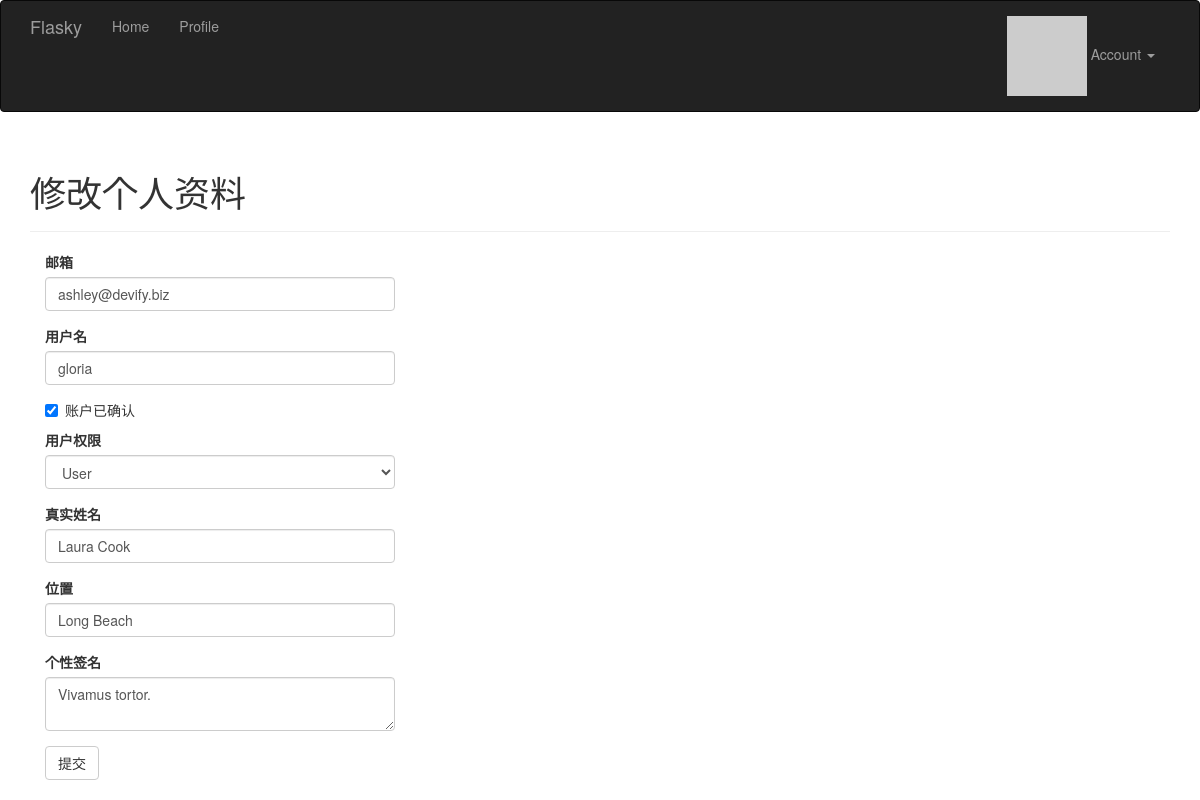
/edit-profile/4 (signed in), run on the app's committed database.
### app/models.py (models this page shows, shortened)
class User(UserMixin, db.Model):
	__tablename__='users'
	id = db.Column(db.Integer,primary_key=True)
	username = db.Column(db.String(64),unique=True,index=True)
	email = db.Column(db.String(64),unique=True,index=True)
	role_id = db.Column(db.Integer,db.ForeignKey('roles.id'))
	password_hash = db.Column(db.String(128))
	confirmed = db.Column(db.Boolean, default=False)
	name = db.Column(db.String(64))
	location = db.Column(db.String(64))
	about_me = db.Column(db.Text())
	member_since = db.Column(db.DateTime(), default=datetime.utcnow)
	last_seen = db.Column(db.DateTime(), default=datetime.utcnow)
	avatar_hash = db.Column(db.String(32))
	posts = db.relationship('Post', backref='author', lazy='dynamic')
	@property
	def password(self):
		raise AttributeError('密码是不可读属性！')
	def gravatar(self, size=100, default='identicon', rating='g'):
		if request.is_secure:
			url = 'https://s.gravatar.com/avatar'
		else:
			url = 'http://www.gravatar.com/avatar'
		hash = hashlib.md5(self.email.encode('utf-8')).hexdigest()
		return '{url}/{hash}?s={size}&d={default}&r={rating}'.format(
			url=url, hash=hash, size=size, default=default, rating=rating)
	def can(self, permissions):
		return self.role is not None and \
		    (self.role.permissions & permissions) == permissions
	def ping(self):
		self.last_seen = datetime.utcnow()
		db.session.add(self)

### app/main/views.py (the view, shortened to what this page needs)
@main.route('/edit-profile/<int:id>', methods=['GET', 'POST'])
@login_required
@admin_required
def edit_profile_admin(id):
    user = User.query.get_or_404(id)
    form = EditProfileAdminForm(user=user)
    form.email.data = user.email
    form.username.data = user.username
    form.confirmed.data = user.confirmed
    form.role.data = user.role_id
    form.name.data = user.name
    form.location.data = user.location
    form.about_me.data = user.about_me
    return render_template('edit-profile.html', form=form, user=user)

### app/main/forms.py (shortened to what this page needs)
class EditProfileAdminForm(FlaskForm):
    email = StringField(u'邮箱',validators=[Required(), Length(1,64),
                                           Email()])
    username = StringField(u'用户名', validators=[
        Required(), Length(1, 64),Regexp('^[A-Za-z][A-Za-z0-9_.]*$', 0,
        u'用户名必须是字母、数字、下划线、点号')])
    confirmed = BooleanField(u'账户已确认')
    role = SelectField(u'用户权限',coerce=int)       #attention selectfield
    name = StringField(u'真实姓名',validators=[Length(0,64)])
    location = StringField(u'位置',validators=[Length(0,64)])
    about_me = TextAreaField(u'个性签名')
    submit = SubmitField(u'提交')
    def __init__(self,user,*args,**kwargs):                #user为当前管理员操作的账户对象
        super(EditProfileAdminForm,self).__init__(*args,**kwargs)
        self.role.choices = [(role.id, role.name)
                             for role in Role.query.order_by(Role.name).all()]
        self.user = user

### app/auth/views.py (called while the page is built)
@auth.before_app_request
def before_request():
	if current_user.is_authenticated:
		current_user.ping()
		if not current_user.confirmed \
			and request.endpoint[:5] != 'auth.':
			return redirect(url_for('auth.unconfirmed'))

### app/main/__init__.py (called while the page is built)
@main.app_context_processor              #把Permission类加入模板上下文
def inject_permissions():
    return dict(Permission=Permission)

### app/models.py (called while the page is built)
@login_manager.user_loader
def load_user(user_id):
	return User.query.get(int(user_id))

### app/templates/edit-profile.html
{% extends "base.html" %}
{% import "bootstrap/wtf.html" as wtf %}
{% block page_content %}
<div class="page-header">
	<h1>修改个人资料</h1>
</div>
<div class="col-md-4">
{{ wtf.quick_form(form) }}
</div>
{% endblock %}

### data on the page
User: email "ashley@devify.biz", username "gloria", confirmed "☑", role "User", name "Laura Cook", location "Long Beach", about_me "Vivamus tortor."
